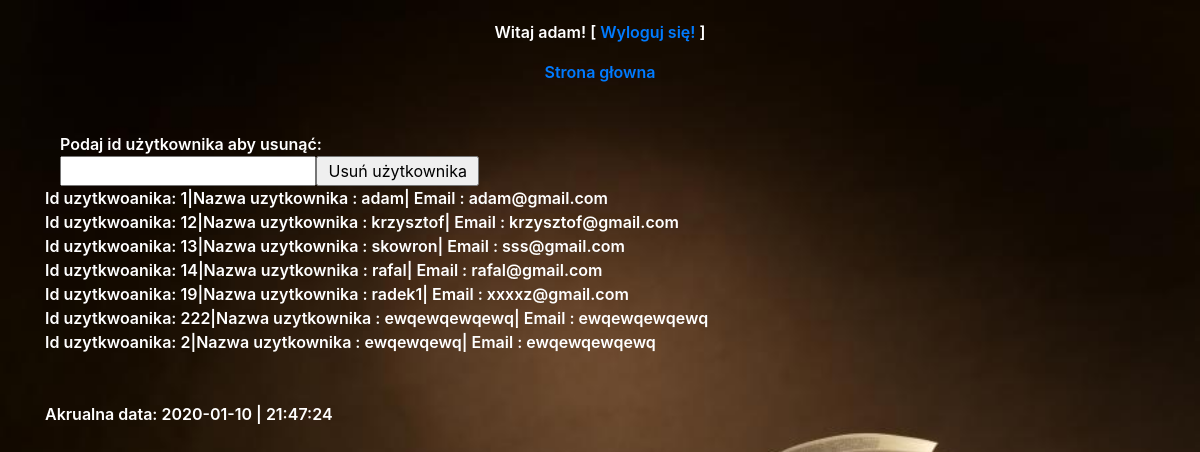
/admin/user/user.php (signed in), run on the app's committed database.
### tables this page shows
CREATE TABLE `uzytkownicy` (
  `id` int(11) NOT NULL,
  `user` text NOT NULL,
  `pass` text NOT NULL,
  `email` text NOT NULL,
  `dayregister` datetime NOT NULL DEFAULT current_timestamp()
);

### admin/user/user.php (the view, shortened to what this page needs)
<!DOCTYPE HTML>
<html lang="pl">
<head>
	<link rel="stylesheet" href="../../style.css" >
	<link rel="stylesheet" href="https://stackpath.bootstrapcdn.com/bootstrap/4.4.1/css/bootstrap.min.css">
</head>
<body class="body">
<body>
<?php
echo '<section class="up">';
   echo '<div class="container">';
   echo '<div class="row">';
   echo '<div class="col">';
   echo'<div class="one">';
						echo "<p>Witaj ".$_SESSION['user'].'! [ <a href="logout.php">Wyloguj się!</a> ]</p>';
						echo '<a href="../">Strona głowna</a> <br /><br /><br />';
					  echo '<div class="boks2">';
					  echo '<div class="col-6">';
						echo'<form method="post">';
						echo'Podaj id  użytkownika aby usunąć:&nbsp;<br /> <input type="text&nbsp;"  name="usun" />';
								echo'<input type="submit" value="&nbsp;Usuń użytkownika " <br />';
						echo'</form>';
						echo '</div>';
						?>
<?php
					$servername = "localhost";
					$username = "root";
					$password = "";
					$dbname = "biblioteka";
					$conn = new mysqli($servername, $username, $password, $dbname);
					$sql = "SELECT  id, user,email  FROM uzytkownicy";
					$result = $conn->query($sql);
					if ($result->num_rows > 0) {
						while($row = $result->fetch_assoc()) {
							echo
							"Id uzytkwoanika: " . $row["id"].
							"|Nazwa uzytkownika   : " . $row["user"].
							"| Email  : " . $row["email"].  "<br>";
						}
					} else {
						echo "0 results";
					}
					echo "<br><br />";
					$dataczas = new DateTime();
						echo "Akrualna data: ".$dataczas->format('Y-m-d | H:i:s')."<br><br />";
		echo '</div>';
	echo '</div>';
	echo '</div>';
	echo '</div>';
	echo '</div>';
	echo '</section>';
?>
</body>
</html>

### style.css (style rules this page uses)
.up { padding: 10px; color: white; font-weight: 600; }
.one { text-align:center; width:auto ; height:auto; }
.col { text-align:center; width:auto ; height:auto; }
.body { width: auto; height: 100%; padding: 10px; background-image: url(tlo.jpg);cover; color: white; font-weight: 600; background-size: cover; }
.boks2 { text-align:left; width:auto ; height:auto; }

### data on the page
uzytkownicy: id "1", user "adam", email "adam@gmail.com"
uzytkownicy: id "12", user "krzysztof", email "krzysztof@gmail.com"
uzytkownicy: id "13", user "skowron", email "sss@gmail.com"
uzytkownicy: id "14", user "rafal", email "rafal@gmail.com"
uzytkownicy: id "19", user "radek1", email "xxxxz@gmail.com"
uzytkownicy: id "222", user "ewqewqewqewq", email "ewqewqewqewq"
uzytkownicy: id "2", user "ewqewqewq", email "ewqewqewqewq"

### other printed values
$_SESSION['user'] "adam"
